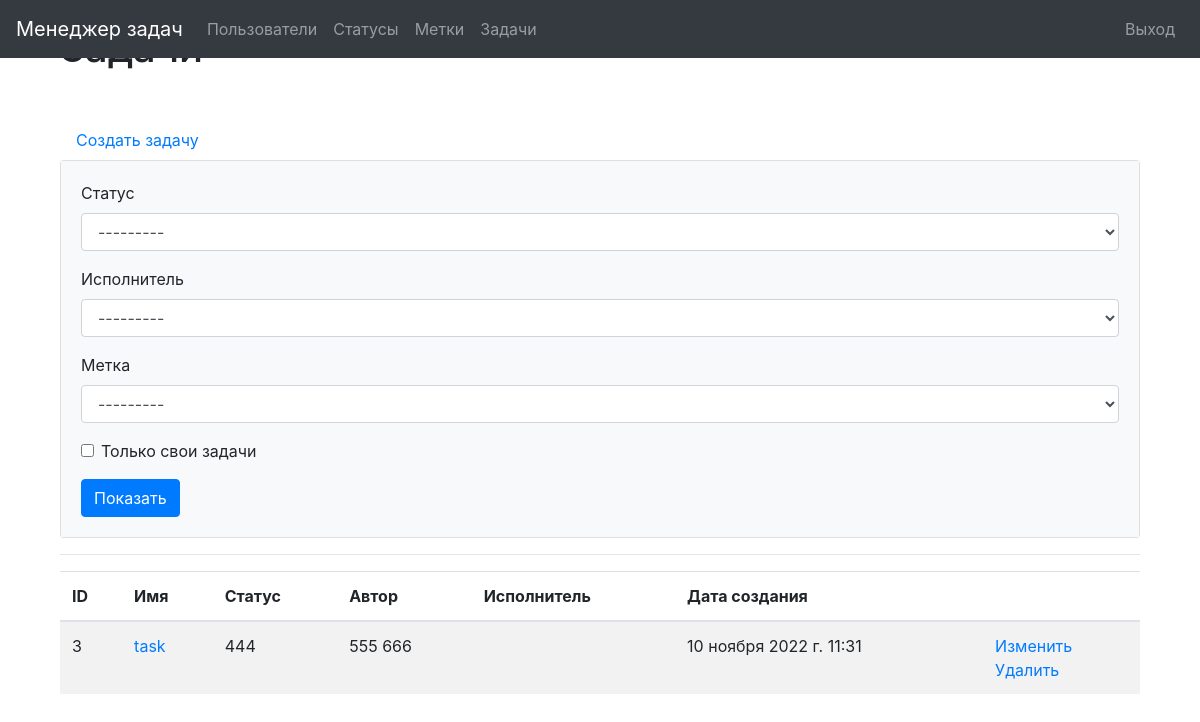
Page /tasks/ (signed in) on the earlier database version.
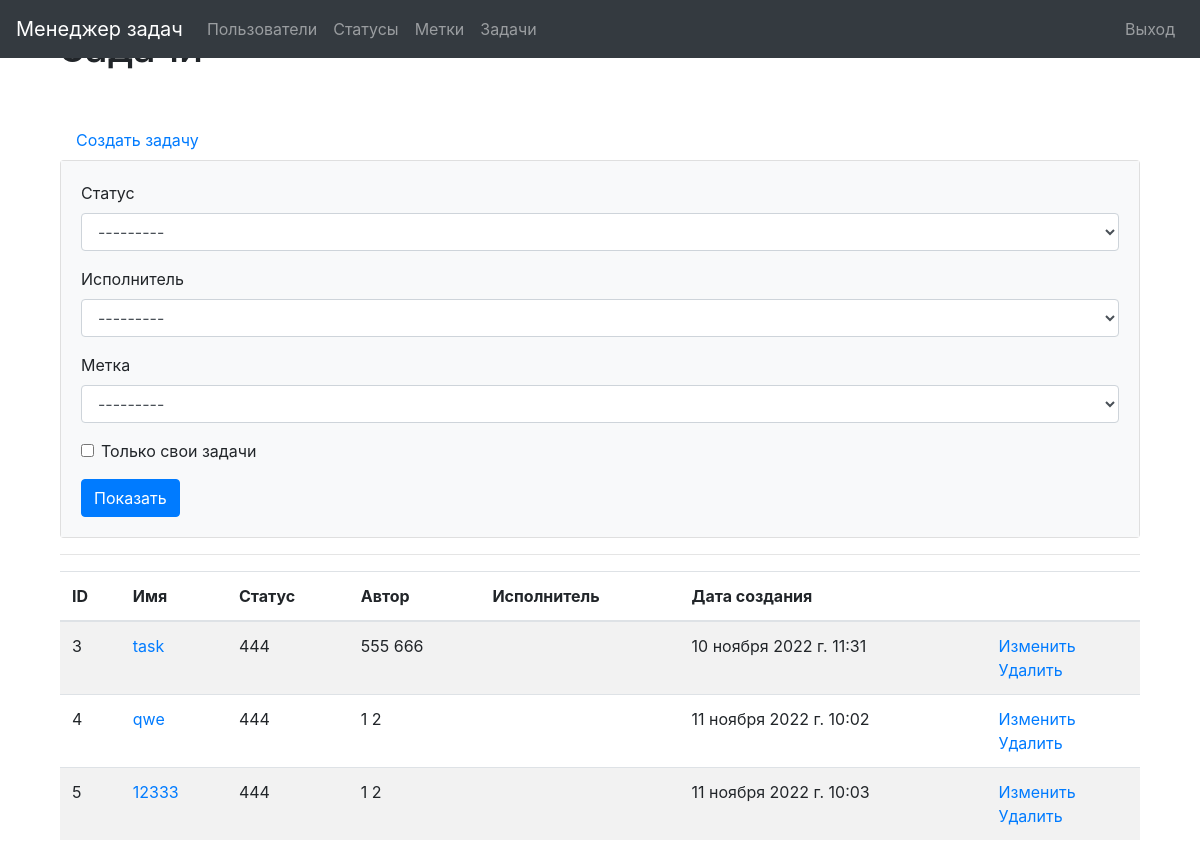
Same page on the later database version.
### task_manager/tasks/models.py (models this page shows)
class Task(models.Model):
    author = models.ForeignKey(User, on_delete=models.PROTECT,
                               related_name='author')
    name = models.CharField(max_length=150, unique=True)
    description = models.TextField(max_length=500, blank=True, null=True)
    status = models.ForeignKey(Status, on_delete=models.PROTECT)
    executor = models.ForeignKey(
        User, on_delete=models.PROTECT,
        blank=True,
        null=True,
        related_name="tasks")
    labels = models.ManyToManyField(Label, through="LabelAndTask", blank=True)
    date_created = models.DateTimeField(auto_now_add=True)

### task_manager/statuses/models.py (models this page shows)
class Status(models.Model):
    name = models.CharField(max_length=255, verbose_name='DefaultName')
    date_created = models.DateTimeField(auto_now_add=True)
    def __str__(self):
        return self.name

### task_manager/tasks/views.py (the view)
# urls.py: path('', views.TasksPage.as_view()),
class TasksPage(MyLoginRequired, FilterView):
    filterset_class = TasksFilterForm
    template_name = 'tasks/tasks.html'
    model = Task

### task_manager/labels/models.py (called while the page is built)
    def __str__(self):
        return self.name

### task_manager/mixins.py (called while the page is built)
    def dispatch(self, request, *args, **kwargs):
        if not request.user.is_authenticated:
            messages.error(request, _("""Вы не авторизованы!
                                      Пожалуйста, выполните вход."""))
            return redirect('/login/')
        return super().dispatch(request, *args, **kwargs)

### task_manager/templates/tasks/tasks.html
{% extends 'base_auth.html' %}
{% load i18n %}
{% load bootstrap4 %}
{% block content %}
<div class="container wrapper flex-grow-1">
    <h1 class="my-4">{% translate "Задачи" %} </h1>
    <br>
<a class="nav-link" href="/tasks/create/">{% translate "Создать задачу" %}</a>
<table class="table table-striped">
    <thead>
      <tr>
        <th>ID</th>
        <th>{% translate "Имя" %}</th>
        <th>{% translate "Статус" %}</th>
        <th>{% translate "Автор" %}</th>
        <th>{% translate "Исполнитель" %}</th>
        <th>{% translate "Дата создания" %}</th>
        <th></th>
      </tr>
    </thead>
    <tbody>
        <div class="card">
            <div class="card-body bg-light">
                <form method="get">
                    {% bootstrap_form filter.form %}
                    <button type="submit" class="btn btn-primary">{% translate "Показать" %}</button>
                </form>
            </div>
        </div>
        <hr>
        {% for task in filter.qs %}
        <tr>
            <td>{{ task.id }}</td>
            <td><a href="{% url 'detail_task' task.id%}">{{ task.name }}</a></td>
            <td>{{ task.status }}</td>
            <td>{{task.author.first_name}} {{task.author.last_name}}</td>
            <td>{{task.executor.first_name}} {{task.executor.last_name}}</td>
            <td>{{ task.date_created }}</td>
            <td>
                <a href="{% url 'update_task' task.id %}">{% translate "Изменить" %}</a>
                <br>
                <a href="{% url 'delete_task' task.id %}">{% translate "Удалить" %}</a>
            </td>
        </tr>
        {% endfor %}
    </tbody>
</table>
</div>
{% endblock %}

### task_manager/templates/base_auth.html (shortened to what this page needs)
<!DOCTYPE html>
{% load bootstrap4 %}
{% load i18n %}
{% bootstrap_css %}
{% load static %}
<html lang="ru-ru">
  <head>
  </head>
  <body class="d-flex flex-column min-vh-100">
    <nav class="navbar navbar-expand-md navbar-dark fixed-top bg-dark">
      <a class="navbar-brand" href="/">{% translate "Менеджер задач" %}</a>
      <div class="collapse navbar-collapse" id="navbarToggleExternalContent">
        <ul class="navbar-nav mr-auto">
          <li class="nav-item">
            <a class="nav-link" href="/users/">{% translate "Пользователи" %}</a>
          </li>
          <li class="nav-item">
            <a class="nav-link" href="/statuses/">{% translate "Статусы" %}</a>
          </li>
          <li class="nav-item">
            <a class="nav-link" href="/labels/">{% translate "Метки" %}</a>
          </li>
          <li class="nav-item">
            <a class="nav-link" href="/tasks/">{% translate "Задачи" %}</a>
          </li>
        </ul>
        <ul class="navbar-nav">
            <li class="nav-item">
              <form method="POST" action="/logout/">
                <button type="submit" class="btn nav-link" href="/logout/">{% translate "Выход" %}</button>
              </form>
            </li>
        </ul>
      </div>
    </nav>
    <div class="container wrapper flex-grow-1">
         {% block content %}
         {% endblock %}
    </div>
  </body>
</html>

Differences in the rows shown:
added Task: id "4", name "qwe", status "444", author.first_name "1", author.last_name "2", date_created "11 ноября 2022 г. 10:02"
added Task: id "5", name "12333", status "444", author.first_name "1", author.last_name "2", date_created "11 ноября 2022 г. 10:03"
